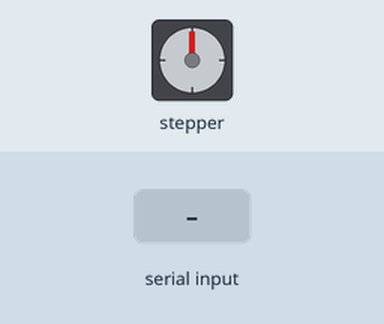
Recording of a sketch running on a simulated Arduino Uno, built with avr-gcc and run on an emulated ATmega328P. Parts: stepper motor. The inputs (shaded band) are chosen by the test bench. Stepper angles assume 512 steps per turn.

Above: at 1.2 s.
1.3 s: "P90\n" received over Serial
At 1.45 s:
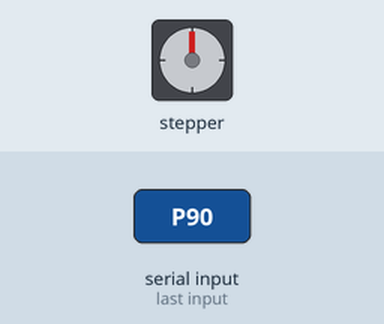
At 2.8 s:
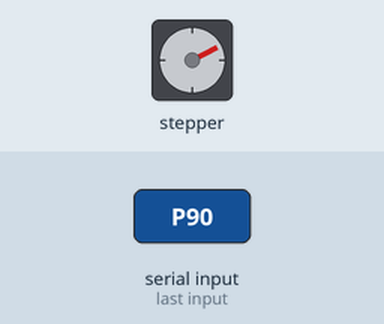
3.1 s: "P90\n" received over Serial
At 4.4 s:
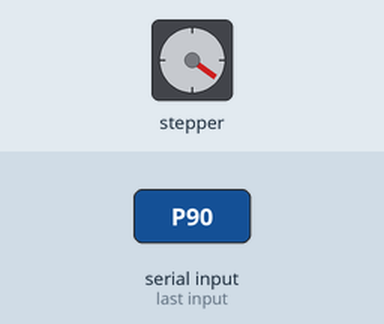
Timing chart, 0 to 6.1 s (numbered marks = the images above; inputs shaded):
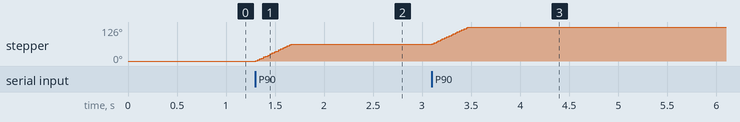

Measured:
- after the input at 1.3 s, stepper: turns 63° clockwise in 0.36 s, starting at once
- after the input at 3.1 s, stepper: turns 63° clockwise in 0.36 s, starting at once

The sketch:

sketch_oct30a_20251101203221.ino
```cpp
#include <Stepper.h>

const int STEPS_PER_REV = 2048;
Stepper panMotor(STEPS_PER_REV / 4, 8, 10, 9, 11);
Stepper tiltMotor(STEPS_PER_REV / 4, 3, 5, 4, 6);

int targetPan = 0;
int targetTilt = 0;
int currentPan = 0;
int currentTilt = 0;

void setup() {
  Serial.begin(115200);  // MAX SPEED!
  panMotor.setSpeed(30);
  tiltMotor.setSpeed(30);
}

void loop() {
  if (Serial.available()) {
    String cmd = Serial.readStringUntil('\n');
    int p = cmd.substring(1, cmd.indexOf(',')).toInt();
    int t = cmd.substring(cmd.indexOf('T') + 1).toInt();

    if (cmd.startsWith("P")) {
      targetPan += p;
      targetTilt += t;
    }
  }

  // INSTANT MICRO-STEPPING
  if (currentPan != targetPan) {
    int step = targetPan > currentPan ? 1 : -1;
    panMotor.step(step);
    currentPan += step;
  }
  if (currentTilt != targetTilt) {
    int step = targetTilt > currentTilt ? 1 : -1;
    tiltMotor.step(step);
    currentTilt += step;
  }
}
```
